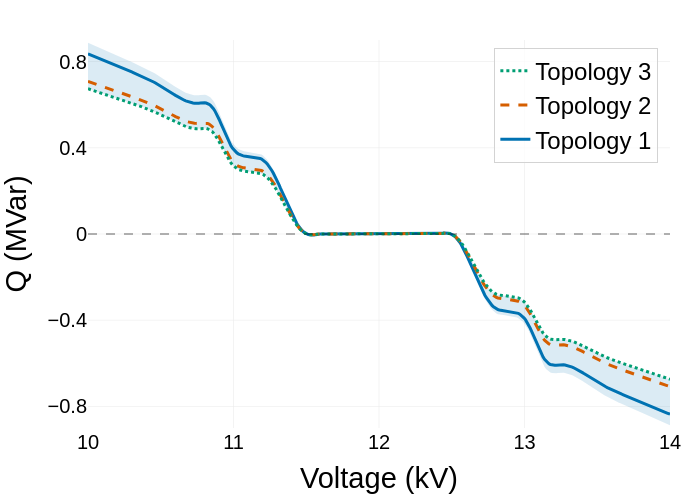

Notebook cell for this chart:
### Code cell
def x_policy_minmax_bg_plus_focus(
    policy_net,
    env,
    seeds_all=tuple(range(10)),   # 用于 min–max 背景的拓扑集合
    seeds_focus=(1, 2, 4),        # 前景高亮的 3 条拓扑（手动挑选）
    x_range=(10.5, 13.5),         # kV
    N=400,
    y_range=(-1.0, 1.0),          # MVAr
    smoothing='savgol',           # 'savgol','moving',None
    smooth_window=25, smooth_poly=3,
    bg_alpha=0.16                 # 背景带透明度（0.10~0.22之间比较合适）
):
    import numpy as np
    import plotly.graph_objects as go
    import torch

    # -------- helpers --------
    def moving_average(a, n=21):
        a = np.asarray(a, float)
        if n <= 1: return a
        return np.convolve(a, np.ones(n)/n, mode='same')

    def smooth_vec(y):
        y = np.asarray(y, float)
        if smoothing is None:
            return y
        if smoothing == 'moving':
            return moving_average(y, n=max(5, smooth_window//2))
        if smoothing == 'savgol':
            try:
                from scipy.signal import savgol_filter
                win = smooth_window if smooth_window % 2 == 1 else smooth_window + 1
                win = min(win, len(y) - (1 - len(y) % 2))
                win = max(win, 5) if win % 2 == 1 else max(win-1, 5)
                win = min(win, len(y) - (1 - len(y) % 2))
                if win < 5:
                    return moving_average(y, n=max(3, len(y)//10))
                poly = min(smooth_poly, max(2, (win-1)//2))
                return savgol_filter(y, window_length=win, polyorder=poly, mode='interp')
            except Exception:
                return moving_average(y, n=max(5, smooth_window//2))
        return y

    def tolist(x):
        return np.asarray(x).tolist()

    # 样式
    colors = ['#0072B2', '#D55E00', '#009E73']  # 三条高对比
    dashes = ['solid', 'dash', 'dot']
    bg_fill = f'rgba(0,114,178,{float(bg_alpha):.3f})'  # 与前景蓝同色系的淡背景
    zero_line = 'rgba(0,0,0,0.6)'

    # 采样
    x_vals = np.linspace(float(x_range[0]), float(x_range[1]), int(N))
    v_pu   = x_vals / 12.0
    device = torch.device('cuda' if torch.cuda.is_available() else 'cpu')

    # -------- 计算 min–max 背景 --------
    curves_all = []
    with torch.no_grad():
        for s in seeds_all:
            _, topo, _ = env.reset_topo(seed=int(s))
            topo_tensor = torch.as_tensor(topo, dtype=torch.float32, device=device).unsqueeze(0)
            q = []
            for vp in v_pu.tolist():
                st = torch.as_tensor([[float(vp)]], dtype=torch.float32, device=device)
                act = policy_net[2](st, topo_tensor)
                q.append(float((-act).detach().cpu().numpy().item()))
            curves_all.append(smooth_vec(q))
    curves_all = np.asarray(curves_all, dtype=float)  # shape (S_all, N)
    y_min = curves_all.min(axis=0)
    y_max = curves_all.max(axis=0)

    # -------- 计算前景三条 --------
    focus_curves = []
    with torch.no_grad():
        for s in seeds_focus:
            _, topo, _ = env.reset_topo(seed=int(s))
            topo_tensor = torch.as_tensor(topo, dtype=torch.float32, device=device).unsqueeze(0)
            q = []
            for vp in v_pu.tolist():
                st = torch.as_tensor([[float(vp)]], dtype=torch.float32, device=device)
                act = policy_net[2](st, topo_tensor)
                q.append(float((-act).detach().cpu().numpy().item()))
            focus_curves.append((s, smooth_vec(q)))

    # -------- 绘图 --------
    fig = go.Figure()

    # 零线
    fig.add_hline(y=0.0, line=dict(color=zero_line, width=1, dash='dash'))

    # 背景 min–max 阴影带（先画 max 再用 fill='tonexty' 闭合）
    fig.add_trace(go.Scatter(
        x=tolist(x_vals), y=tolist(y_max),
        line=dict(color='rgba(0,0,0,0)'), hoverinfo='skip', showlegend=False
    ))
    fig.add_trace(go.Scatter(
        x=tolist(x_vals), y=tolist(y_min),
        fill='tonexty', fillcolor=bg_fill,
        line=dict(color='rgba(0,0,0,0)'),
        hoverinfo='skip',
        showlegend=False  # 去掉图例
    ))

    # 前景三条
    for i, (s, yc) in enumerate(focus_curves):
        fig.add_trace(go.Scatter(
            x=tolist(x_vals), y=tolist(yc),
            mode='lines',
            name=f'Topology {i+1}',  # 按需改为 s
            line=dict(color=colors[i % len(colors)], width=3, dash=dashes[i % len(dashes)]),
            hovertemplate=f'Topology {s+1}<br>V=%{{x:.2f}} kV<br>Q=%{{y:.3f}} MVAr<extra></extra>'
        ))

    # 坐标轴
    fig.update_xaxes(
        title_text="Voltage (kV)",
        range=[float(x_range[0]), float(x_range[1])],
        showgrid=True, gridwidth=0.5, gridcolor='#E6E6E6',
        tickfont=dict(size=NATURE_CONFIG.get('font_axis', 12)-4),
        zeroline=False, dtick=1.0
    )
    fig.update_yaxes(
        title_text="Q (MVar)",
        range=[float(y_range[0]), float(y_range[1])],
        showgrid=True, gridwidth=0.5, gridcolor='#E6E6E6',
        zeroline=False,
        tickmode='array',
        tickfont=dict(size=NATURE_CONFIG.get('font_axis', 12)-4),
        tickvals=[-0.8, -0.4, 0.0, 0.4, 0.8]
    )

    # 图例放右上角（图内）
    fig.update_layout(
        font=dict(family='Arial', size=NATURE_CONFIG.get('font_base', 16) -4 , color='black'),
        width=700,
        height=500,
        margin=dict(l=70, r=30, t=40, b=60),
        plot_bgcolor='white', paper_bgcolor='white',
        legend=dict(
            x=0.98, y=0.98, xanchor='right', yanchor='top',
            bgcolor='rgba(255,255,255,0.75)', bordercolor='lightgray', borderwidth=1,
            orientation='v',
            font=dict(size=NATURE_CONFIG.get('font_legend', 14) - 4)
        )
    )

    fig.show()
    return fig

# 使用示例：
fig = x_policy_minmax_bg_plus_focus(
    agent_policy_net, env,
    seeds_all=tuple(range(10)),
    seeds_focus=(2, 3,5,),  # 你手动挑的3条
    x_range=(10, 14), N=400,
    y_range=(-0.9, 0.9),
    bg_alpha=0.14,
    smoothing='savgol', smooth_window=25
)

# Export high-resolution images
output_path = os.path.join(Config.data_path, 'images', '56bus', 'x_policy_plot_improved.svg')
fig.write_image(output_path, scale=2)
fig.write_image(os.path.join(Config.data_path, 'images', '56bus', 'x_policy_plot_improved.png'), scale=2)

### Figure 1 — Plotly figure (JSON) as saved in the notebook; plotly's stock layout.template omitted (floating-point values rounded to 4 significant figures; data arrays with more than 128 entries replaced by an {"elided": "..."} marker saying what was removed)
{"data": [{"hoverinfo": "skip", "line": {"color": "rgba(0,0,0,0)"}, "showlegend": false, "type": "scatter", "x": {"elided": "400 float values"}, "y": {"elided": "400 float values"}}, {"fill": "tonexty", "fillcolor": "rgba(0,114,178,0.140)", "hoverinfo": "skip", "line": {"color": "rgba(0,0,0,0)"}, "showlegend": false, "type": "scatter", "x": {"elided": "400 float values"}, "y": {"elided": "400 float values"}}, {"hovertemplate": "Topology 3<br>V=%{x:.2f} kV<br>Q=%{y:.3f} MVAr<extra></extra>", "line": {"color": "#0072B2", "dash": "solid", "width": 3}, "mode": "lines", "name": "Topology 1", "type": "scatter", "x": {"elided": "400 float values"}, "y": {"elided": "400 float values"}}, {"hovertemplate": "Topology 4<br>V=%{x:.2f} kV<br>Q=%{y:.3f} MVAr<extra></extra>", "line": {"color": "#D55E00", "dash": "dash", "width": 3}, "mode": "lines", "name": "Topology 2", "type": "scatter", "x": {"elided": "400 float values"}, "y": {"elided": "400 float values"}}, {"hovertemplate": "Topology 6<br>V=%{x:.2f} kV<br>Q=%{y:.3f} MVAr<extra></extra>", "line": {"color": "#009E73", "dash": "dot", "width": 3}, "mode": "lines", "name": "Topology 3", "type": "scatter", "x": {"elided": "400 float values"}, "y": {"elided": "400 float values"}}], "layout": {"font": {"color": "black", "family": "Arial", "size": 24}, "height": 500, "legend": {"bgcolor": "rgba(255,255,255,0.75)", "bordercolor": "lightgray", "borderwidth": 1, "font": {"size": 24}, "orientation": "v", "x": 0.98, "xanchor": "right", "y": 0.98, "yanchor": "top"}, "margin": {"b": 60, "l": 70, "r": 30, "t": 40}, "paper_bgcolor": "white", "plot_bgcolor": "white", "shapes": [{"line": {"color": "rgba(0,0,0,0.6)", "dash": "dash", "width": 1}, "type": "line", "x0": 0, "x1": 1, "xref": "x domain", "y0": 0, "y1": 0, "yref": "y"}], "width": 700, "xaxis": {"dtick": 1, "gridcolor": "#E6E6E6", "gridwidth": 0.5, "range": [10, 14], "showgrid": true, "tickfont": {"size": 20}, "title": {"text": "Voltage (kV)"}, "zeroline": false}, "yaxis": {"gridcolor": "#E6E6E6", "gridwidth": 0.5, "range": [-0.9, 0.9], "showgrid": true, "tickfont": {"size": 20}, "tickmode": "array", "tickvals": [-0.8, -0.4, 0, 0.4, 0.8], "title": {"text": "Q (MVar)"}, "zeroline": false}}}
